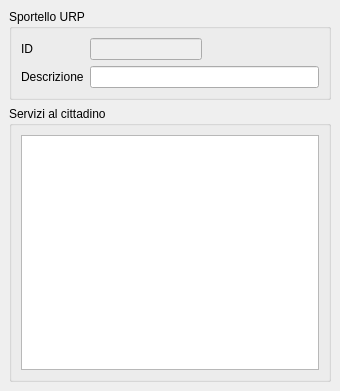
<?xml version="1.0" encoding="UTF-8"?>
<ui version="4.0">
 <class>MainWindow</class>
 <widget class="QMainWindow" name="MainWindow">
  <property name="geometry">
   <rect>
    <x>0</x>
    <y>0</y>
    <width>340</width>
    <height>391</height>
   </rect>
  </property>
  <property name="windowTitle">
   <string>Sportello</string>
  </property>
  <widget class="QWidget" name="centralwidget">
   <layout class="QVBoxLayout" name="verticalLayout_2">
    <item>
     <widget class="QGroupBox" name="groupBox">
      <property name="title">
       <string>Sportello URP</string>
      </property>
      <layout class="QGridLayout" name="gridLayout">
       <item row="0" column="0">
        <widget class="QLabel" name="label">
         <property name="text">
          <string>ID</string>
         </property>
        </widget>
       </item>
       <item row="0" column="1">
        <widget class="QLineEdit" name="lineEdit">
         <property name="enabled">
          <bool>false</bool>
         </property>
         <property name="column" stdset="0">
          <string>id</string>
         </property>
        </widget>
       </item>
       <item row="0" column="2">
        <spacer name="horizontalSpacer">
         <property name="orientation">
          <enum>Qt::Horizontal</enum>
         </property>
         <property name="sizeHint" stdset="0">
          <size>
           <width>68</width>
           <height>20</height>
          </size>
         </property>
        </spacer>
       </item>
       <item row="1" column="0">
        <widget class="QLabel" name="label_2">
         <property name="text">
          <string>Descrizione</string>
         </property>
        </widget>
       </item>
       <item row="1" column="1" colspan="2">
        <widget class="QLineEdit" name="lineEdit_2">
         <property name="column" stdset="0">
          <string>descrizione</string>
         </property>
        </widget>
       </item>
      </layout>
     </widget>
    </item>
    <item>
     <widget class="QGroupBox" name="groupBox_2">
      <property name="title">
       <string>Servizi al cittadino</string>
      </property>
      <layout class="QVBoxLayout" name="verticalLayout">
       <item>
        <widget class="com.axiastudio.pypapi.ui.widgets.PyPaPiTableView" name="tableView">
         <property name="entity" stdset="0">
          <string>.servizioalcittadinoCollection</string>
         </property>
         <property name="reference" stdset="0">
          <string>servizioalcittadino</string>
         </property>
         <property name="columns" stdset="0">
          <string>&lt;servizioalcittadino&gt;</string>
         </property>
         <property name="headers" stdset="0">
          <string>servizioalcittadino</string>
         </property>
        </widget>
       </item>
      </layout>
     </widget>
    </item>
   </layout>
  </widget>
 </widget>
 <customwidgets>
  <customwidget>
   <class>com.axiastudio.pypapi.ui.widgets.PyPaPiTableView</class>
   <extends>QTableView</extends>
   <header>pypapitableview.h</header>
  </customwidget>
 </customwidgets>
 <resources/>
 <connections/>
</ui>
